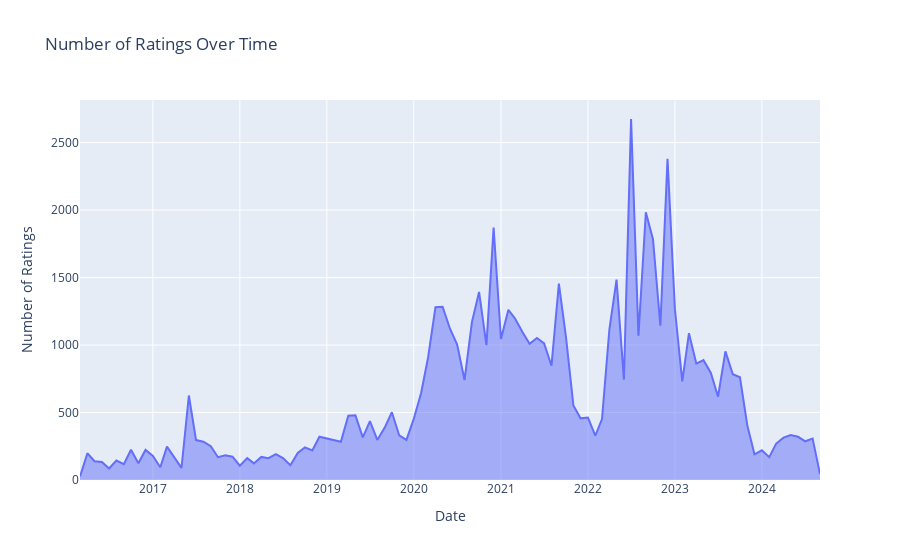

Notebook cell for this chart:
### Markdown cell above
### The number of ratings throughout the years
its not accurate because its not actually all the comments

### Code cell
# its not accurate because its not actually all the comments 
# Ensure the 'creation_date' column is in datetime format (if not already done)
df['creation_date'] = pd.to_datetime(df['creation_date'])

# Create a new column for year and month
df['year_month'] = df['creation_date'].dt.to_period('M')

# Group by year and month and count the number of ratings
ratings_per_month = df.groupby('year_month')['rating'].count().reset_index()

# Convert the year_month period back to datetime for plotting
ratings_per_month['year_month'] = ratings_per_month['year_month'].dt.to_timestamp()

# Create a line chart using Plotly
fig = px.area(
    ratings_per_month,
    x='year_month',
    y='rating',
    labels={'year_month': 'Date', 'rating': 'Number of Ratings'},
    title='Number of Ratings Over Time'
)
fig.show()

### Figure 1 — Plotly figure (JSON) as saved in the notebook; plotly's stock layout.template omitted (floating-point values rounded to 4 significant figures)
{"data": [{"fillpattern": {"shape": ""}, "hovertemplate": "Date=%{x}<br>Number of Ratings=%{y}<extra></extra>", "legendgroup": "", "line": {"color": "#636efa"}, "marker": {"symbol": "circle"}, "mode": "lines", "name": "", "orientation": "v", "showlegend": false, "stackgroup": "1", "type": "scatter", "x": ["2016-03-01T00:00:00", "2016-04-01T00:00:00", "2016-05-01T00:00:00", "2016-06-01T00:00:00", "2016-07-01T00:00:00", "2016-08-01T00:00:00", "2016-09-01T00:00:00", "2016-10-01T00:00:00", "2016-11-01T00:00:00", "2016-12-01T00:00:00", "2017-01-01T00:00:00", "2017-02-01T00:00:00", "2017-03-01T00:00:00", "2017-04-01T00:00:00", "2017-05-01T00:00:00", "2017-06-01T00:00:00", "2017-07-01T00:00:00", "2017-08-01T00:00:00", "2017-09-01T00:00:00", "2017-10-01T00:00:00", "2017-11-01T00:00:00", "2017-12-01T00:00:00", "2018-01-01T00:00:00", "2018-02-01T00:00:00", "2018-03-01T00:00:00", "2018-04-01T00:00:00", "2018-05-01T00:00:00", "2018-06-01T00:00:00", "2018-07-01T00:00:00", "2018-08-01T00:00:00", "2018-09-01T00:00:00", "2018-10-01T00:00:00", "2018-11-01T00:00:00", "2018-12-01T00:00:00", "2019-01-01T00:00:00", "2019-02-01T00:00:00", "2019-03-01T00:00:00", "2019-04-01T00:00:00", "2019-05-01T00:00:00", "2019-06-01T00:00:00", "2019-07-01T00:00:00", "2019-08-01T00:00:00", "2019-09-01T00:00:00", "2019-10-01T00:00:00", "2019-11-01T00:00:00", "2019-12-01T00:00:00", "2020-01-01T00:00:00", "2020-02-01T00:00:00", "2020-03-01T00:00:00", "2020-04-01T00:00:00", "2020-05-01T00:00:00", "2020-06-01T00:00:00", "2020-07-01T00:00:00", "2020-08-01T00:00:00", "2020-09-01T00:00:00", "2020-10-01T00:00:00", "2020-11-01T00:00:00", "2020-12-01T00:00:00", "2021-01-01T00:00:00", "2021-02-01T00:00:00", "2021-03-01T00:00:00", "2021-04-01T00:00:00", "2021-05-01T00:00:00", "2021-06-01T00:00:00", "2021-07-01T00:00:00", "2021-08-01T00:00:00", "2021-09-01T00:00:00", "2021-10-01T00:00:00", "2021-11-01T00:00:00", "2021-12-01T00:00:00", "2022-01-01T00:00:00", "2022-02-01T00:00:00", "2022-03-01T00:00:00", "2022-04-01T00:00:00", "2022-05-01T00:00:00", "2022-06-01T00:00:00", "2022-07-01T00:00:00", "2022-08-01T00:00:00", "2022-09-01T00:00:00", "2022-10-01T00:00:00", "2022-11-01T00:00:00", "2022-12-01T00:00:00", "2023-01-01T00:00:00", "2023-02-01T00:00:00", "2023-03-01T00:00:00", "2023-04-01T00:00:00", "2023-05-01T00:00:00", "2023-06-01T00:00:00", "2023-07-01T00:00:00", "2023-08-01T00:00:00", "2023-09-01T00:00:00", "2023-10-01T00:00:00", "2023-11-01T00:00:00", "2023-12-01T00:00:00", "2024-01-01T00:00:00", "2024-02-01T00:00:00", "2024-03-01T00:00:00", "2024-04-01T00:00:00", "2024-05-01T00:00:00", "2024-06-01T00:00:00", "2024-07-01T00:00:00", "2024-08-01T00:00:00", "2024-09-01T00:00:00"], "xaxis": "x", "y": [26, 198, 139, 134, 85, 144, 118, 224, 124, 223, 178, 94, 247, 167, 90, 626, 296, 284, 250, 169, 183, 173, 106, 162, 123, 171, 162, 192, 162, 110, 201, 242, 219, 321, 307, 292, 283, 476, 479, 316, 436, 297, 388, 502, 330, 297, 453, 647, 908, 1281, 1284, 1121, 1004, 741, 1170, 1393, 999, 1871, 1044, 1261, 1197, 1097, 1010, 1052, 1012, 847, 1456, 1057, 552, 457, 463, 328, 451, 1117, 1485, 744, 2675, 1070, 1984, 1784, 1143, 2380, 1266, 730, 1088, 862, 888, 793, 617, 953, 784, 761, 404, 190, 220, 169, 270, 314, 333, 320, 287, 307, 44], "yaxis": "y"}], "layout": {"legend": {"tracegroupgap": 0}, "title": {"text": "Number of Ratings Over Time"}, "xaxis": {"anchor": "y", "domain": [0, 1], "title": {"text": "Date"}}, "yaxis": {"anchor": "x", "domain": [0, 1], "title": {"text": "Number of Ratings"}}}}
